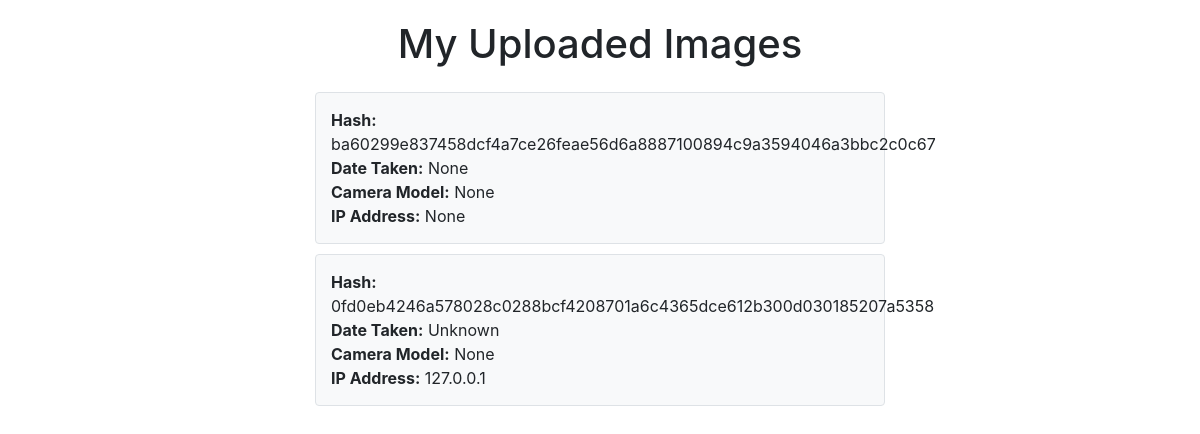
Page /my_uploads (signed in) on the earlier database version.
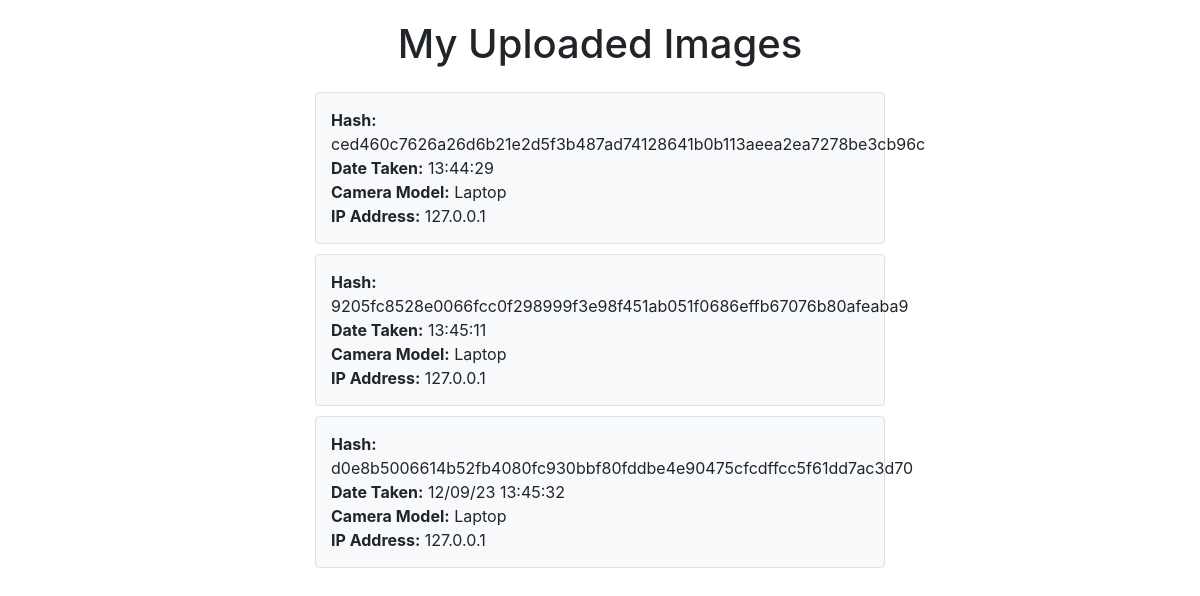
Same page on the later database version.
### tables this page shows
CREATE TABLE user_images (
            username TEXT,
            image_hash TEXT,
            photo_date TEXT,
            camera_model TEXT,
            ip_address TEXT,
            FOREIGN KEY(username) REFERENCES users(username)
        );

### tempCodeRunnerFile.py (the view)
@app.route('/my_uploads')
def my_uploads():
    if 'username' not in session:
        return redirect(url_for('login'))  # Redirect to login if not logged in
    username = session['username']
    user_hashes = get_hashes_by_user(username)
    return render_template('my_uploads.html', user_hashes=user_hashes)

### tempCodeRunnerFile.py (called while the page is built)
def get_hashes_by_user(username):
    conn = sqlite3.connect('imagehashes.db')
    c = conn.cursor()
    c.execute('SELECT image_hash, photo_date, camera_model, ip_address FROM user_images WHERE username=?', (username,))
    hashes = c.fetchall()
    conn.close()
    return hashes

### templates/my_uploads.html (shortened to what this page needs)
<!doctype html>
<html lang="en">
<head>
    <link href="https://stackpath.bootstrapcdn.com/bootstrap/4.3.1/css/bootstrap.min.css" rel="stylesheet">
</head>
<body>
    <div class="container uploads-container">
        <h1 class="text-center mb-4">My Uploaded Images</h1>
        <div>
            {% for hash, photo_date, camera_model, ip_address in user_hashes %}
                <div class="upload-item">
                    <strong>Hash:</strong> {{ hash }}<br>
                    <strong>Date Taken:</strong> {{ photo_date | default('Unknown') }}<br>
                    <strong>Camera Model:</strong> {{ camera_model | default('Unknown') }}<br>
                    <strong>IP Address:</strong> {{ ip_address | default('Unknown') }}
                </div>
            {% else %}
                <div class="text-center">No images uploaded yet.</div>
            {% endfor %}
        </div>
    </div>
</body>
</html>

### templates/my_uploads.html (style rules this page uses)
.uploads-container { max-width: 600px; margin: auto; padding-top: 20px; }
.upload-item { background-color: #f8f9fa; border: 1px solid #dee2e6; border-radius: 0.25rem; padding: 15px; margin-bottom: 10px; }

Differences in the rows shown:
changed user_images: image_hash "ba60299e837458dcf4a7ce26feae56d6a8887100894c9a3594046a3bbc2c0c67" → "ced460c7626a26d6b21e2d5f3b487ad74128641b0b113aeea2ea7278be3cb96c"; photo_date "None" → "13:44:29"; camera_model "None" → "Laptop"; ip_address "None" → "127.0.0.1"
changed user_images: image_hash "0fd0eb4246a578028c0288bcf4208701a6c4365dce612b300d030185207a5358" → "9205fc8528e0066fcc0f298999f3e98f451ab051f0686effb67076b80afeaba9"; photo_date "Unknown" → "13:45:11"; camera_model "None" → "Laptop"
added user_images: image_hash "d0e8b5006614b52fb4080fc930bbf80fddbe4e90475cfcdffcc5f61dd7ac3d70", photo_date "12/09/23 13:45:32", camera_model "Laptop", ip_address "127.0.0.1"
